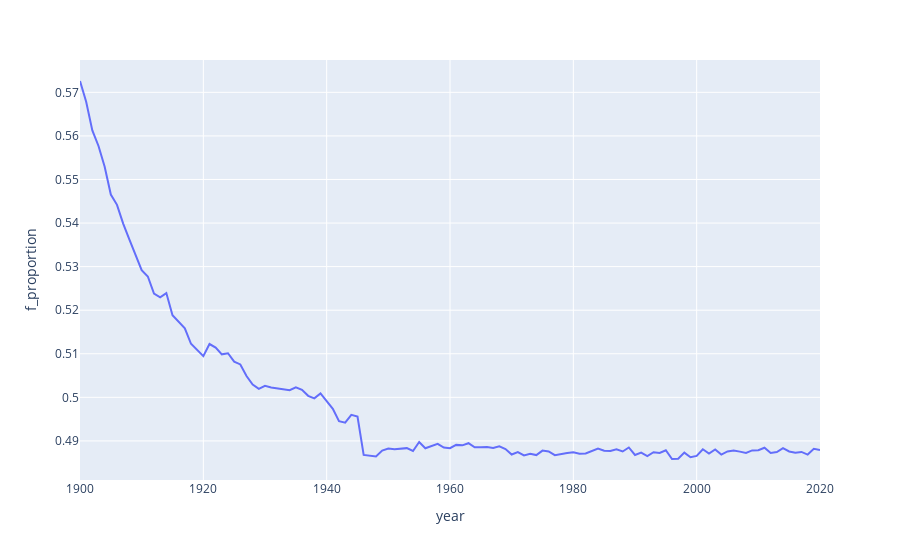

Write notebook code for a chart like this one.
### Markdown cell above
**QUESTION:** Plot the proportion of female births as a function of year. Don't forget: title, axes labels, ticks, scales, etc.

Because of what we did before, the `plot` method of a `DataFrame` with be rendered using `plotly`, so you can use this. But you can use also `seaborn` or any other available plotting library that you want.

__Hint:__ Mind the missing values in the `year` column

### Code cell
data3.plot(y='f_proportion')
